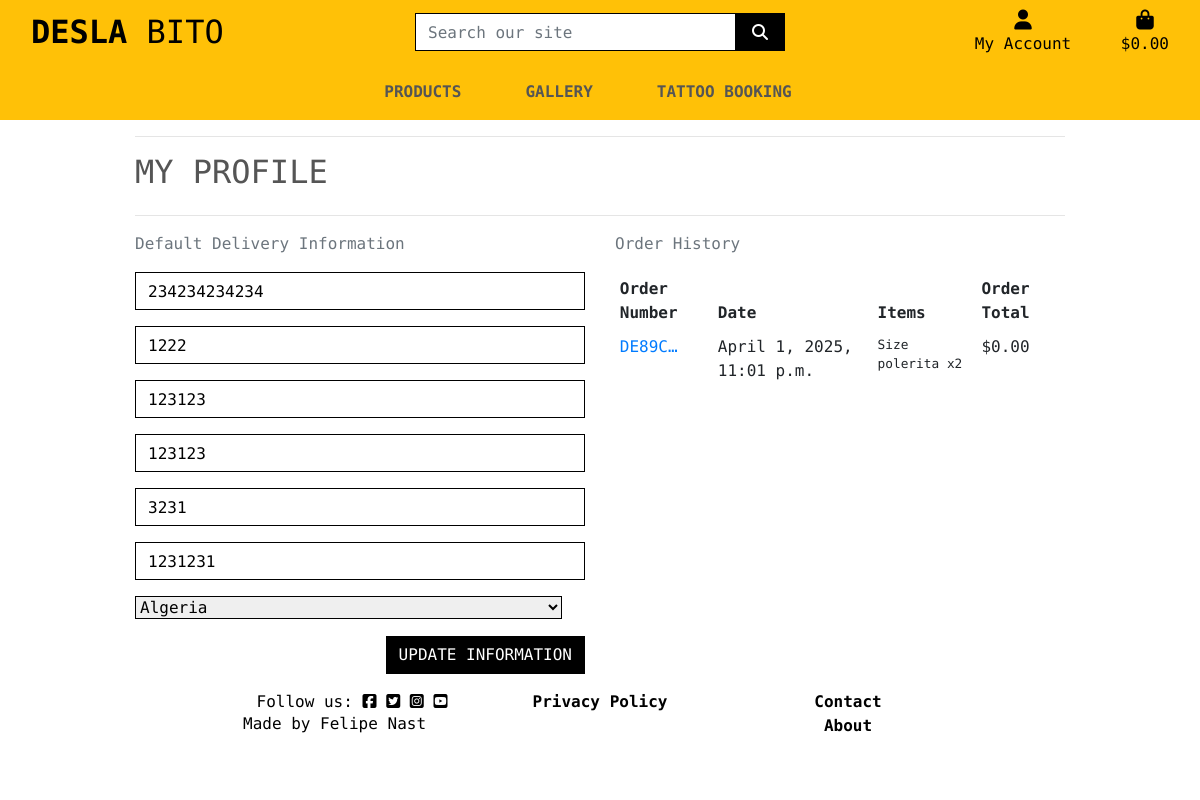
The page /profile/ (signed in) on the database as committed earlier.
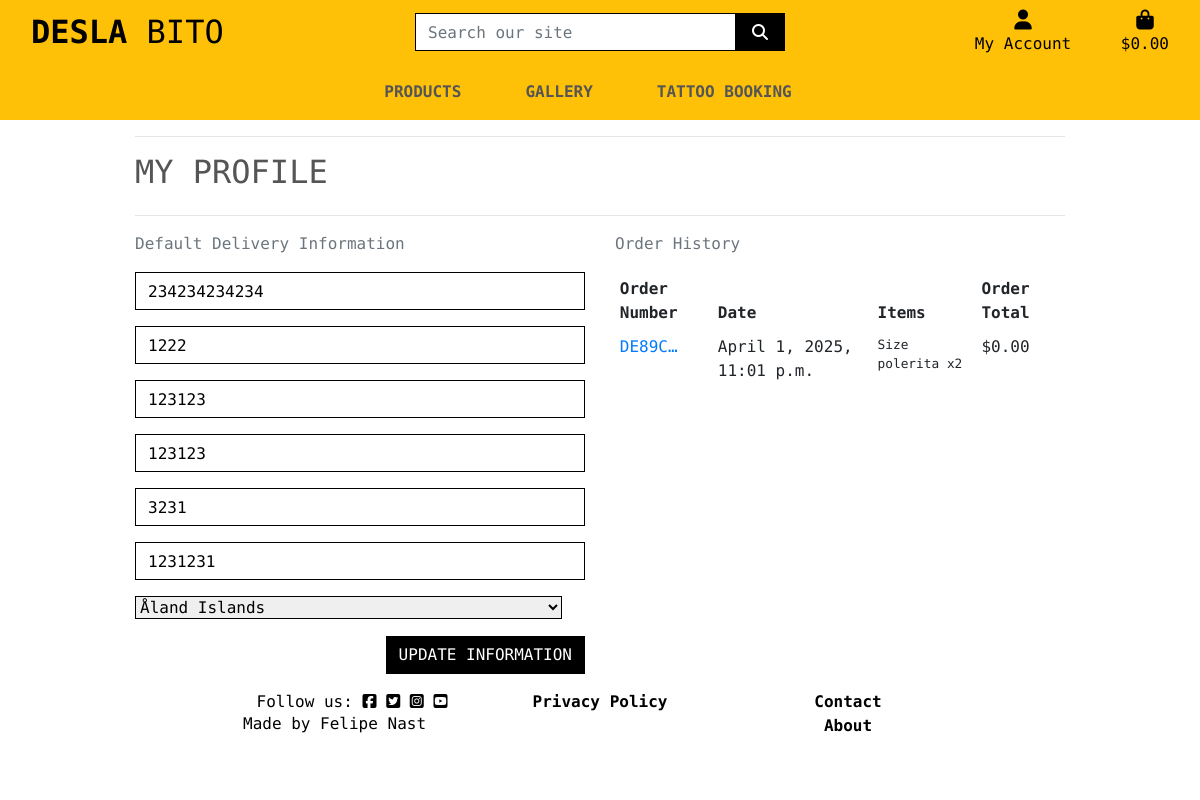
The same page on the database as committed later.
### profiles/models.py (models this page shows, shortened)
class UserProfile(models.Model):
    user = models.OneToOneField(
        User,
        on_delete=models.CASCADE)
    default_phone_number = models.CharField(
        max_length=20,
        null=True,
        blank=True
        )
    default_street_address1 = models.CharField(
        max_length=80,
        null=True,
        blank=True
        )
    default_street_address2 = models.CharField(
        max_length=80,
        null=True,
        blank=True
        )
    default_town_or_city = models.CharField(
        max_length=40,
        null=True,
        blank=True
    )
    default_county = models.CharField(
        max_length=80,
        null=True,
        blank=True
        )
    default_postcode = models.CharField(
        max_length=20,
        null=True,
        blank=True
        )
    default_country = CountryField(
        blank_label='Country',
        null=True,
        blank=True
        )

### checkout/models.py (models this page shows, shortened)
class Order(models.Model):
    order_number = models.CharField(
        max_length=32,
        null=False,
        editable=False,
        default=uuid.uuid4().hex.upper()  # Automatically generated unique order number
    )
    user_profile = models.ForeignKey(
        UserProfile, on_delete=models.SET_NULL,
        null=True,
        blank=True,  # Can be null, but if provided must not be blank
        related_name='orders'
    )
    full_name = models.CharField(
        max_length=50,
        null=False,
        blank=False,  # Full name must be provided
        default=''
    )
    email = models.EmailField(
        max_length=254,
        null=False,
        blank=False,  # Email must be provided
        default=''
    )
    phone_number = models.CharField(
        max_length=20,
        null=False,
        blank=False,  # Phone number must be provided
        default=''
    )
    country = CountryField(
        blank_label='Country *',
        null=False,
        blank=False,  # Country must be provided
        default='Germany'  # Default country, can be changed if necessary
    )
    postcode = models.CharField(
        max_length=20,
        null=False,
        blank=False,  # Postcode must be provided
        default=''
    )
    town_or_city = models.CharField(
        max_length=40,
        null=False,
        blank=False,  # Town or city must be provided
        default=''
    )
    street_address1 = models.CharField(
        max_length=80,
        null=False,
        blank=False,  # Street address 1 must be provided
        default=''
    )
    street_address2 = models.CharField(
        max_length=80,
        null=False,  # Street address 2 must be provided
        blank=False,
        default=''
    )
    county = models.CharField(
        max_length=80,
        null=False,  # County must be provided
        blank=False,
        default=''
    )
    date = models.DateTimeField(
        auto_now_add=True,
    )
    delivery_cost = models.DecimalField(
        max_digits=6,
        decimal_places=2,
        null=False,
        default=0.00  # Default delivery cost
    )
    order_total = models.DecimalField(
        max_digits=10,
        decimal_places=2,
        null=False,
        default=0.00  # Default order total
    )
    grand_total = models.DecimalField(
        max_digits=10,
        decimal_places=2,
        null=False,
        default=0.00  # Default grand total
    )
    original_bag = models.TextField(
        null=False,
        blank=False,
        default=''  # Default empty original bag
    )
    stripe_pid = models.CharField(
        max_length=254,
        null=False,
        blank=False,
        default=''  # Default empty stripe payment ID
    )

class OrderLineItem(models.Model):
    order = models.ForeignKey(
        Order,
        null=False,
        blank=False,
        on_delete=models.CASCADE,
        related_name='lineitems'
    )
    product = models.ForeignKey(
        Product,
        null=False,
        blank=False,
        on_delete=models.CASCADE
    )
    product_size = models.CharField(
        max_length=2,
        null=True,
        blank=True
    )  # Sizes: XS, S, M, L, XL
    quantity = models.IntegerField(
        null=False,
        blank=False,
        default=0
    )
    lineitem_total = models.DecimalField(
        max_digits=6,
        decimal_places=2,
        null=False,
        blank=False,
        editable=False
    )

### products/models.py (models this page shows, shortened)
class Product(models.Model):
    class Category(models.IntegerChoices):
        PRINTS = 1, "Prints"
        PAINTING = 2, "Paintings"
        CLOTHE = 3, "Clothing"
        OTHER = 4, "Other"
    name = models.CharField(max_length=254)
    category = models.PositiveSmallIntegerField(choices=Category.choices, default=Category.OTHER)
    has_sizes = models.BooleanField(default=False, null=True, blank=True)
    description = models.TextField()
    price = models.DecimalField(max_digits=8, decimal_places=2)  # Allows up to 999999.99
    image = models.ImageField(upload_to="product_images/", blank=True, null=True)

### profiles/views.py (the view)
# urls.py: path('profile/', include('profiles.urls')),
@login_required
def profile(request):
    profile = get_object_or_404(UserProfile, user=request.user)
    if request.method == 'POST':
        form = UserProfileForm(request.POST, instance=profile)
        if form.is_valid():
            form.save()
            messages.success(request, 'Profile updated successfully')
        else:
            messages.error(
                request, 'Update failed. Please ensure the form is valid.')
    else:
        form = UserProfileForm(instance=profile)
    orders = profile.orders.all()
    template = 'profiles/profile.html'
    context = {
        'form': form,
        'orders': orders,
        'on_profile_page': True,
    }
    return render(request, template, context)

### profiles/templates/profiles/profile.html (shortened to what this page needs)
{% extends "base.html" %}
{% load static %}
{% block extra_css %}
    <link rel="stylesheet" href="{% static 'profiles/css/profile.css' %}">
{% endblock %}
    {% block content %}
    <div class="overlay"></div>
    <div class="container">
        <div class="row">
            <div class="col">
                <hr>
                <h2 class="logo-font mb-4">My Profile</h2>
                <hr>
            </div>
        </div>
        <div class="row">
            <div class="col-12 col-lg-6">
                <p class="text-muted">Default Delivery Information</p>
                <form class="mt-3" action="{% url 'profile' %}" method="POST" id="profile-update-form">
                    {{ form|crispy }}
                    <button class="btn btn-black rounded-0 text-uppercase float-right">Update Information</button>
                </form>
            </div>
            <div class="col-12 col-lg-6">
                <p class="text-muted">Order History</p>
                <div class="order-history table-responsive">
                    <table class="table table-sm table-borderless">
                        <thead>
                            <tr>
                                <th>Order Number</th>
                                <th>Date</th>
                                <th>Items</th>
                                <th>Order Total</th>
                            </tr>
                        </thead>
                        <tbody>
                            {% for order in orders %}
                                <tr>
                                    <td>
                                        <a href="{% url 'order_history' order.order_number %}"
                                        title="{{ order.order_number }}">
                                            {{ order.order_number|truncatechars:6 }}
                                        </a>
                                    </td>
                                    <td>{{ order.date }}</td>
                                    <td>
                                        <ul class="list-unstyled">
                                            {% for item in order.lineitems.all %}
                                                <li class="small">
                                                    {% if item.product.has_sizes %}
                                                        Size {{ item.product.size|upper }}
                                                    {% endif %}{{ item.product.name }} x{{ item.quantity }}
                                                </li>
                                            {% endfor %}
                                        </ul>
                                    </td>
                                    <td>${{ order.grand_total }}</td>
                                </tr>
                            {% endfor %}
                        </tbody>
                    </table>
                </div>
            </div>
        </div>
{% endblock %}

### templates/base.html (shortened to what this page needs)
{% load static %}
<!doctype html>
<html lang="en">
    <head>
        {% block corecss %}
            <link rel="stylesheet" href="https://stackpath.bootstrapcdn.com/bootstrap/4.4.1/css/bootstrap.min.css">
            <link rel="stylesheet" href="{% static 'css/base.css' %}">
        {% endblock %}
        {% block extra_css %}
        {% endblock %}
    </head>
    <body class="d-flex flex-column h-100">
        <header class="container-fluid">
            <div id="topnav" class="row bg-warning d-none d-lg-flex">
                <div class="col-12 col-lg-4 my-auto py-1 py-lg-0 text-center text-lg-left">
                    <a href="{% url 'home' %}" class="nav-link main-logo-link">
                        <h2 class="logo-font text-black my-0"><strong>Desla</strong> Bito</h2>
                    </a>
                </div>
                <div class="col-12 col-lg-4 my-auto py-1 py-lg-0">
                    <form method="GET" action="">
                        <div class="input-group w-100">
                            <input class="form-control border border-black rounded-0" type="text" name="q" placeholder="Search our site">
                            <div class="input-group-append">
                                <button class="form-control btn btn-black border border-black rounded-0" type="submit">
                                    <span class="icon">
                                        <i class="fas fa-search"></i>
                                    </span>
                                </button>
                            </div>
                        </div>
                    </form>
                </div>
                <div class="col-12 col-lg-4 my-auto py-1 py-lg-0">
                    <ul class="list-inline list-unstyled text-center text-lg-right my-0">
                        <li class="list-inline-item dropdown">
                            <a class="text-black nav-link" href="#" id="user-options" data-toggle="dropdown" aria-haspopup="true" aria-expanded="false">
                                <div class="text-center">
                                    <div><i class="fas fa-user fa-lg"></i></div>
                                    <p class="my-0">My Account</p>
                                </div>
                            </a>
                        </li>
                        <li class="list-inline-item">
                            <a class="{% if grand_total %}text-info font-weight-bold{% else %}text-black{% endif %} nav-link" href="{% url 'view_bag' %}">
                                <div class="text-center">
                                    <div><i class="fas fa-shopping-bag fa-lg"></i></div>
                                    <p class="my-0">
                                        {% if grand_total %}
                                            ${{ grand_total|floatformat:2 }}
                                        {% else %}
                                            $0.00
                                        {% endif %}
                                    </p>
                                </div>
                            </a>
                        </li>
                    </ul>
                </div>
            </div>
            <div class="row bg-warning">
                <nav class="navbar navbar-expand-lg navbar-light w-100">
                    {% include 'includes/main-nav.html' %}
                </nav>
            </div>
        </header>
        {% block content %}
        {% endblock %}
    </body>
    {% include 'includes/main-footer.html' %}
</html>

### templates/includes/main-nav.html (shortened to what this page needs)
<div class="collapse navbar-collapse" id="main-nav">
    <ul class="navbar-nav w-auto mx-auto">
        <li class="nav-item dropdown">
            <a class="logo-font font-weight-bold nav-link text-black mr-5" href="" id="all-products-link" data-toggle="dropdown" aria-haspopup="true" aria-expanded="false">
                Products
            </a>
        </li>
        <li class="nav-item">
            <a class="logo-font font-weight-bold nav-link text-black mr-5" href="{% url 'gallery' %}" id="gallery-link">
                Gallery
            </a>
        </li>
        <li class="nav-item">
            <a class="logo-font font-weight-bold nav-link text-black mr-5" href="{% url 'reservation' %}" id="booking-link">
                Tattoo Booking
            </a>
        </li>
    </ul>
</div>

### templates/includes/main-footer.html
{% load static %}
{% load i18n %}
<footer class="footer mt-auto py-3 {% if request.path == '/' %}text-white{% elif request.path == '/bag/' %}d-none{% else %}text-black{% endif %}">
    <div class="container">
        <div class="row">
            <div class="col">
                <p class="m-0 text-center">Follow us:
                    <a class="text-black footer-link" href="https://www.facebook.com/profile.php?id=61568340493717/" target="_blank" rel="noopener">
                        <i class="fa-brands fa-square-facebook ms-3"></i>
                    </a>
                    <a class="text-black footer-link" href="https://www.twitter.com/" target="_blank" rel="noopener">
                        <i class="fab fa-twitter-square ms-3"></i>
                    </a>
                    <a class="text-black footer-link" href="https://www.instagram.com/" target="_blank" rel="noopener">
                        <i class="fab fa-instagram-square ms-3"></i>
                    </a>
                    <a class="text-black footer-link" href="https://www.youtube.com/" target="_blank" rel="noopener">
                        <i class="fab fa-youtube-square ms-3"></i>
                    </a>
                    <h6>Made by Felipe Nast</h6>
                </p>
            </div>
            <div class="col d-none d-md-block">
                <div class="m-0 text-center ">
                    <div class="font-weight-bold">
                        <a class="text-black footer-link" href="https://www.termsfeed.com/live/d28c4f75-f022-4eeb-ad6d-2b447db1a1e4" target="_blank" rel="noopener">
                            Privacy Policy
                        </a>
                    </div>
                </div>
            </div>
            <div class="col d-none d-md-block">
                <div class="m-0 text-center ">
                    <div class="font-weight-bold">
                        <a class="text-black footer-link" href="" target="_blank" rel="noopener">
                            Contact
                        </a>
                    </div>
                </div>
                <div class="m-0 text-center ">
                    <div class="font-weight-bold">
                        <a class="text-black footer-link" href="" target="_blank" rel="noopener">
                            About
                        </a>
                    </div>
                </div>
            </div>
        </div>
    </div>
</footer>

Rows that differ between the two databases and show on the page:
changed UserProfile: default_country "Algeria" → "Åland Islands"
